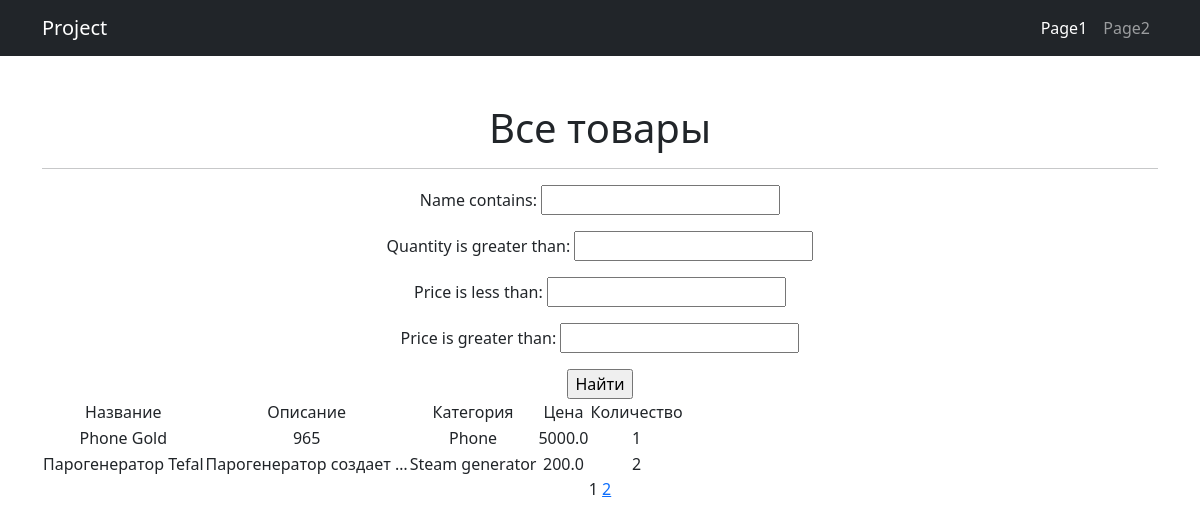
Screenshot of /products/ with the database file from the repository.
### app/models.py (models this page shows, shortened)
class Product(models.Model):
    name = models.CharField(max_length=50, unique=True)
    description = models.TextField()
    quantity = models.IntegerField(validators=[MinValueValidator(0)])
    category = models.ForeignKey(to='Category', on_delete=models.CASCADE, related_name='products')
    price = models.FloatField(validators=[MinValueValidator(0.0)])

class Category(models.Model):
    name = models.CharField(max_length=100, unique=True)

### app/views.py (the view)
# urls.py: path('products/', ProductsList.as_view(), name='product_list'),
class ProductsList(ListView):
    model = Product
    ordering = 'name'
    template_name = 'products.html'
    context_object_name = 'products'
    paginate_by = 2
    def get_queryset(self):
        queryset = super().get_queryset()
        self.filterset = ProductFilter(self.request.GET, queryset)
        return self.filterset.qs
    def get_context_data(self, **kwargs):
        context = super().get_context_data(**kwargs)
        context['filterset'] = self.filterset
        return context

### app/templatetags/custom_tags.py (called while the page is built)
@register.simple_tag(takes_context=True)
def url_replace(context, **kwargs):
    d = context['request'].GET.copy()
    for k, v in kwargs.items():
        d[k] = v
    return d.urlencode()

### templates/products.html (shortened to what this page needs)
{% extends 'index.html' %}
{% load custom_tags %}
{% block content %}
    <h1>Все товары</h1>
    <hr>
    <form action="" method="get">
        {{ filterset.form.as_p }}
        <input type="submit" value="Найти" />
    </form>
    {% if products %}
        <table>
                <tr>
                    <td>Название</td>
                    <td>Описание</td>
                    <td>Категория</td>
                    <td>Цена</td>
                    <td>Количество</td>
                </tr>
            {% for product in products %}
                <tr>
                    <td>{{ product.name }}</td>
                    <td>{{ product.description|truncatewords:2 }}</td>
                    <td>{{ product.category.name }}</td>
                    <td>{{ product.price }}</td>
                    <td>{{ product.quantity }}</td>
                    <td>
                    </td>
                </tr>
            {% endfor %}
        </table>
    {% else %}
        <h2>Товаров нет!</h2>
    {% endif %}
    {{ page_obj.number }}
    {% if page_obj.has_next %}
        <a href="?{% url_replace page=page_obj.next_page_number %}">{{ page_obj.next_page_number }}</a>
    {% endif %}
{% endblock content %}

### templates/index.html (shortened to what this page needs)
<!DOCTYPE html>
<html lang="en">
    <head>
        {% load static %}
        <link href="{% static 'css/styles.css' %}" rel="stylesheet" />
    </head>
    <body>
        <nav class="navbar navbar-expand-lg navbar-dark bg-dark">
            <div class="container">
                <a class="navbar-brand" href="#">Project</a>
                <div class="collapse navbar-collapse" id="navbarSupportedContent">
                    <ul class="navbar-nav ms-auto mb-2 mb-lg-0">
                        <li class="nav-item"><a class="nav-link active" aria-current="page" href="#">Page1</a></li>
                        <li class="nav-item"><a class="nav-link" href="#">Page2</a></li>
                    </ul>
                </div>
            </div>
        </nav>
        <div class="container">
            <div class="text-center mt-5">
                <p>
                {% block content %}
                {% endblock content %}
                </p>
            </div>
        </div>
    </body>
</html>

### rows the page displays
Product: name "Phone Gold", description "965", category.name "Phone", price "5000.0", quantity "1"
Product: name "Парогенератор Tefal", description "Парогенератор создает …", category.name "Steam generator", price "200.0", quantity "2"

### other values shown
{{ page_obj.number }} "1"
{{ page_obj.next_page_number }} "2"
